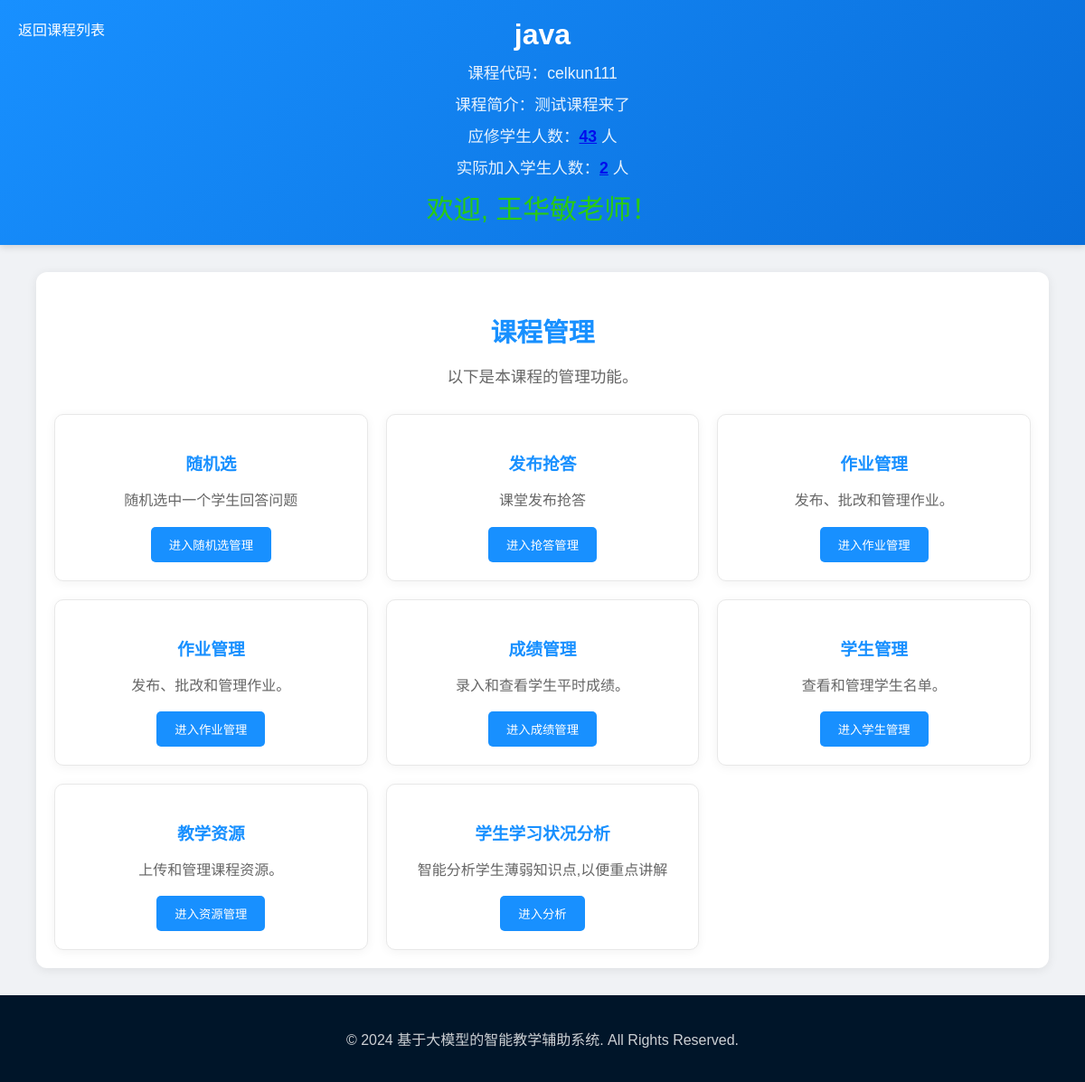
/course_manage/1 (signed in), run on the app's committed database.
### wang/models/course.py (models this page shows, shortened)
class Course(db.Model):
    __tablename__ = 'course'
    id = db.Column(db.Integer, primary_key=True, autoincrement=True)
    name = db.Column(db.String(100), nullable=False)
    teacher_id = db.Column(db.Integer, db.ForeignKey('user.id'), nullable=False)
    semester = db.Column(db.String, nullable=False)  # 开课学期
    description = db.Column(db.Text)
    code = db.Column(db.String(10), nullable=False)
    teacher = db.relationship('User', backref='courses')
    course_students = db.relationship('Course_Students',  back_populates='course')

### app.py (the view)
    @app.route('/course_manage/<int:course_id>')
    def course_manage(course_id):
        course = Course.query.get(course_id)
        course_students = course.course_students
        enrolled_students_count = len(
            [student for student in course.course_students if student.course_status == 'enrolled'])
        return render_template('wang/courseManager.html', course=course, course_students=course_students,
                               enrolled_students_count=enrolled_students_count)

### templates/wang/courseManager.html (shortened to what this page needs)
<!DOCTYPE html>
<html lang="zh-CN">
<head>
</head>
<body>
<header>
    <a href="/teacher_profile" class="back-to-home">返回课程列表</a>
 <h1><a href='/update_course/{{ course.id }}' style="color: white; text-decoration: none;">{{ course.name }}</a></h1>
    <p>课程代码：{{ course.code }}</p>
    <p>课程简介：{% if course.description %}{{ course.description }}{% else %}暂无课程简介{% endif %}</p>
    <p>应修学生人数：<strong><a href="/course_students/{{ course.id }}">{{ course.course_students|length }}</a></strong>
        人</p>
    <p>实际加入学生人数：<strong><a href="/course_students/{{ course.id }}">{{ enrolled_students_count }}</a></strong> 人</p>
    <div class="login-status">
        <span style="color: #2acb11;font-size: 30px">欢迎, {{ session["user_name"] }}老师！</span>
    </div>
</header>
<div class="container">
    <div class="welcome-section">
        <h2>课程管理</h2>
        <p>以下是本课程的管理功能。</p>
    </div>
    <div class="dashboard-grid">
        <div class="dashboard-card">
            <h3>随机选</h3>
            <p>随机选中一个学生回答问题</p>
            <button onclick="location.href='/course/random_select/{{ course.id }}'">进入随机选管理</button>
        </div>
        <div class="dashboard-card">
            <h3>发布抢答</h3>
            <p>课堂发布抢答</p>
            <button onclick="location.href='/course/quiz/{{ course.id }}'">进入抢答管理</button>
        </div>
        <div class="dashboard-card">
            <h3>作业管理</h3>
            <p>发布、批改和管理作业。</p>
            <button onclick="location.href='/course/assignments'">进入作业管理</button>
        </div>
        <div class="dashboard-card">
            <h3>作业管理</h3>
            <p>发布、批改和管理作业。</p>
            <button onclick="location.href='/course/assignments'">进入作业管理</button>
        </div>
        <div class="dashboard-card">
            <h3>成绩管理</h3>
            <p>录入和查看学生平时成绩。</p>
            <button onclick="location.href='/course/add_score/{{course.id}}'">进入成绩管理</button>
        </div>
        <div class="dashboard-card">
            <h3>学生管理</h3>
            <p>查看和管理学生名单。</p>
            <button onclick="location.href='/course_students/{{ course.id }}'">进入学生管理</button>
        </div>
        <div class="dashboard-card">
            <h3>教学资源</h3>
            <p>上传和管理课程资源。</p>
            <button onclick="location.href='/upload'">进入资源管理</button>
        </div>
        <div class="dashboard-card">
            <h3>学生学习状况分析</h3>
            <p>智能分析学生薄弱知识点,以便重点讲解</p>
            <button onclick="location.href='/course/MATH101/analysis'">进入分析</button>
        </div>
    </div>
</div>
<footer>
    <p>&copy; 2024 基于大模型的智能教学辅助系统. All Rights Reserved.</p>
</footer>
</body>
</html>

### templates/wang/courseManager.html (style rules this page uses)
body { font-family: 'Microsoft YaHei', sans-serif; background-color: #f0f2f5; margin: 0; padding: 0; min-height: 100vh; display: flex; flex-direction: column; justify-content: space-between; }
header { background: linear-gradient(135deg, #1890ff, #096dd9); color: white; text-align: center; padding: 20px; box-shadow: 0 2px 8px rgba(0, 0, 0, 0.15); position: relative; }
header h1 { margin: 0; font-size: 2em; font-weight: bold; }
header p { margin: 10px 0; font-size: 1.1em; opacity: 0.9; }
.back-to-home { position: absolute; top: 20px; left: 20px; color: white; text-decoration: none; font-size: 1em; }
.container { flex: 1; width: 90%; max-width: 1200px; margin: 30px auto; padding: 20px; background: white; border-radius: 12px; box-shadow: 0 2px 12px rgba(0, 0, 0, 0.08); position: relative; }
.welcome-section { text-align: center; margin-bottom: 30px; }
.welcome-section h2 { color: #1890ff; font-size: 1.8em; margin-bottom: 10px; }
.welcome-section p { color: #666; font-size: 1.1em; }
.dashboard-grid { display: grid; grid-template-columns: repeat(auto-fit, minmax(280px, 1fr)); gap: 20px; margin-top: 30px; }
.dashboard-card { background: #fff; padding: 20px; border-radius: 10px; border: 1px solid #e8e8e8; transition: all 0.3s ease; box-shadow: 0 2px 12px rgba(0, 0, 0, 0.05); text-align: center; }
.dashboard-card h3 { color: #1890ff; margin-bottom: 10px; }
.dashboard-card p { color: #666; line-height: 1.6; }
.dashboard-card button { background: #1890ff; color: white; border: none; padding: 10px 20px; border-radius: 5px; cursor: pointer; transition: all 0.3s ease; }
footer { background-color: #001529; color: rgba(255, 255, 255, 0.8); text-align: center; padding: 20px 0; }

### data on the page
Course: name "java", code "celkun111", description "测试课程来了"

### other printed values
{{ course.course_students|length }} "43"
{{ enrolled_students_count }} "2"
{{ session["user_name"] }} "王华敏"
